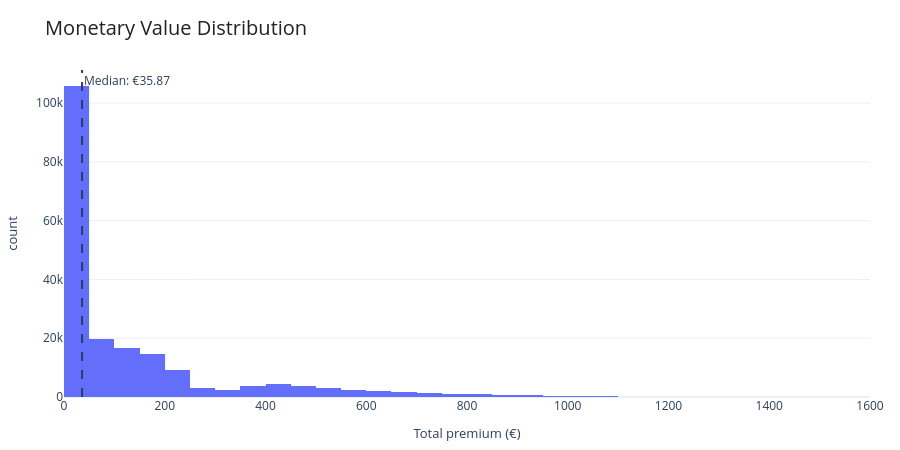

The notebook cell this image was saved under:
### Code cell
# Monetary value distribution
fig = px.histogram(
    rfm_base,
    x="monetary_value",
    nbins=45,
    title="Monetary Value Distribution",
    labels={
        "monetary_value": "Total premium (€)",
        "count": "Customers"
    },
    template="plotly_white"
)

fig.add_vline(
    x=rfm_base["monetary_value"].median(),
    line_dash="dash",
    annotation_text=f"Median: €{rfm_base['monetary_value'].median():,.2f}",
    annotation_position="top right"
)

fig.update_layout(
    title_font_size=20,
    title_font_color="#222222",
    xaxis_title_font_size=13,
    yaxis_title_font_size=13,
    showlegend=False,
    height=450,
    margin=dict(l=50, r=30, t=70, b=50)
)

fig.show()

### Figure 1 — Plotly figure (JSON) as saved in the notebook; plotly's stock layout.template omitted (floating-point values rounded to 4 significant figures; data arrays with more than 128 entries replaced by an {"elided": "..."} marker saying what was removed)
{"data": [{"alignmentgroup": "True", "bingroup": "x", "hovertemplate": "Total premium (€)=%{x}<br>count=%{y}<extra></extra>", "legendgroup": "", "marker": {"color": "#636efa", "pattern": {"shape": ""}}, "name": "", "nbinsx": 45, "offsetgroup": "", "orientation": "v", "showlegend": false, "type": "histogram", "x": {"elided": "198073 float values"}, "xaxis": "x", "yaxis": "y"}], "layout": {"annotations": [{"showarrow": false, "text": "Median: €35.87", "x": 35.87, "xanchor": "left", "xref": "x", "y": 1, "yanchor": "top", "yref": "y domain"}], "barmode": "relative", "height": 450, "legend": {"tracegroupgap": 0}, "margin": {"b": 50, "l": 50, "r": 30, "t": 70}, "shapes": [{"line": {"dash": "dash"}, "type": "line", "x0": 35.87, "x1": 35.87, "xref": "x", "y0": 0, "y1": 1, "yref": "y domain"}], "showlegend": false, "title": {"font": {"color": "#222222", "size": 20}, "text": "Monetary Value Distribution"}, "xaxis": {"anchor": "y", "domain": [0, 1], "title": {"font": {"size": 13}, "text": "Total premium (€)"}}, "yaxis": {"anchor": "x", "domain": [0, 1], "title": {"font": {"size": 13}, "text": "count"}}}}
